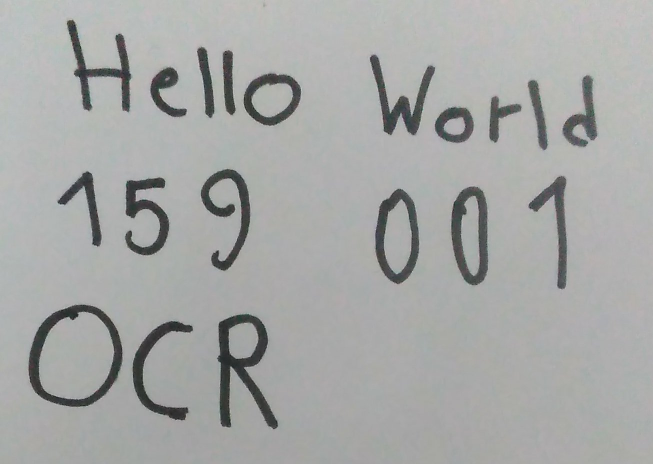
#> input picture OCR/images/experiment_1.jpg, 1306 x 927 px (shown at 1/2 size)
$ python -i extractor.py   (imports and definitions only)
#> lines starting #> are read from the running program, lines starting #| are printed output that depends on the picture
import os
import cv2
import string
import imutils
import numpy as np
from tensorflow import lite
from inference.utils import Process
from imutils.contours import sort_contours


class Extract:
    def __init__(self, image):
        self.image = image
        self.W, self.H = self.image.shape[:2][::-1]
        self.image = self.image[10: self.H-10, 10: self.H-10]
        self.prep = Process()
        self.chars = list(
            string.digits + string.ascii_uppercase)
        self.paths = [os.path.sep.join(name) for name in [
            ["models", "CHARS74K", "type_clf", "base.tflite"],
            ["models", "CHARS74K", "digit_clf", "sub2.tflite"],
            ["models", "CHARS74K", "case_clf", "case_clf.tflite"],
            ["models", "CHARS74K", "letter_clf", "sub1.tflite"]
        ]]
        self.paths = [os.path.sep.join([os.getcwd().replace(
            "inference", "models"), path]) for path in self.paths]

        # Binary classifier between digits and letters
        self.base = lite.Interpreter(self.paths[0])
        self.base.allocate_tensors()
        self.base_in = self.base.get_input_details()
        self.base_out = self.base.get_output_details()
        # Categorical classifier for 10 digits
        self.digit_clf = lite.Interpreter(self.paths[1])
        self.digit_clf.allocate_tensors()
        self.digit_clf_in = self.digit_clf.get_input_details()
        self.digit_clf_out = self.digit_clf.get_output_details()
        # Binary classifier between upper and lower case letters
        self.case_clf = lite.Interpreter(self.paths[2])
        self.case_clf.allocate_tensors()
        self.case_clf_in = self.case_clf.get_input_details()
        self.case_clf_out = self.case_clf.get_output_details()

        self.letter_clf = lite.Interpreter(self.paths[3])
        self.letter_clf.allocate_tensors()
        self.letter_clf_in = self.letter_clf.get_input_details()
        self.letter_clf_out = self.letter_clf.get_output_details()
        self.SZ = (128, 64)
        self.affine_flags = cv2.WARP_INVERSE_MAP | cv2.INTER_LINEAR

    # [13 lines left out: functions _process, _get_contours, not called in this run]

    def _sort_cnts(self, cnts):
        return sort_contours(
            imutils.grab_contours(cnts), method="left-to-right")[0]

    # [85 lines left out: functions _find_grid, _process_grids, _pad, _deskewed, _predict, _draw and 1 more, not called in this run]

>>> import cv2
>>> picture = cv2.imread('../../images/experiment_1.jpg', cv2.IMREAD_GRAYSCALE)
#> picture: shape (927, 1306); min 5, max 219, mean 167
>>> result = Extract(picture).xtract()
#> in __init__, `self.image = self.image[10: self.H-10, 10: self.H-10]`:
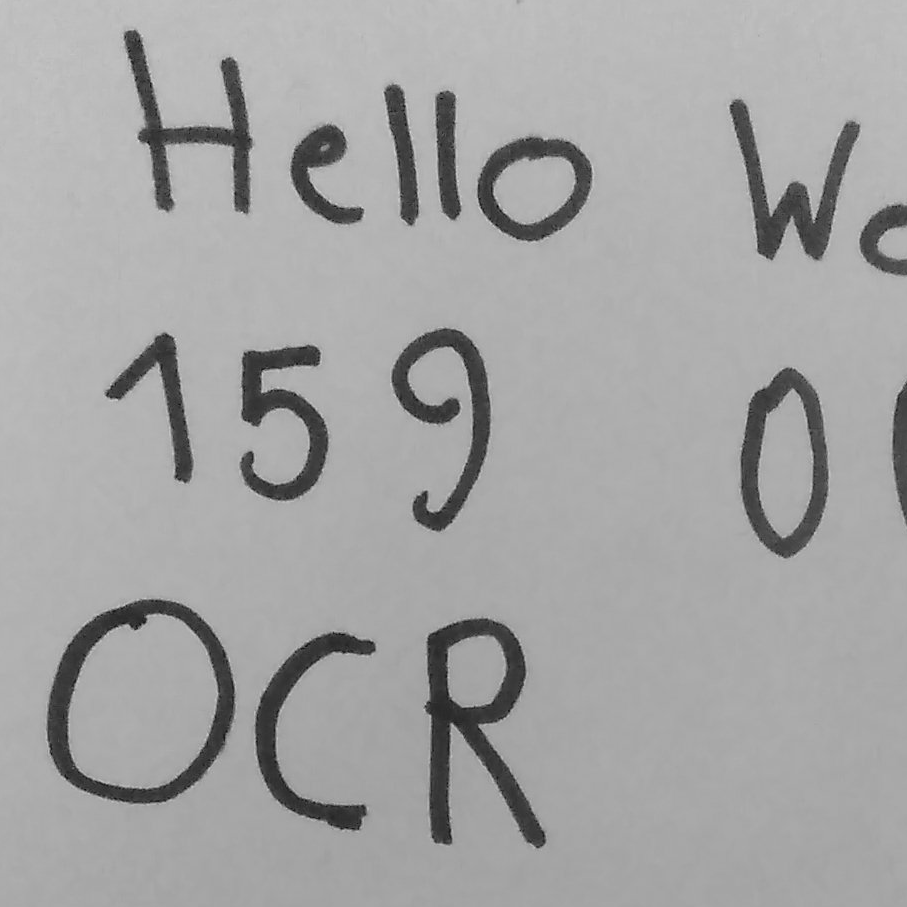
#> self.image: shape (907, 907); min 5, max 219, mean 164.4
#> (the run stopped early here; a loop or call above may not have finished)
